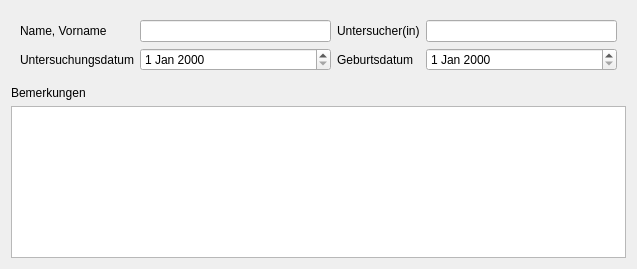
<?xml version="1.0" encoding="UTF-8"?>
<ui version="4.0">
 <class>MetaDataWidget</class>
 <widget class="QWidget" name="MetaDataWidget">
  <property name="geometry">
   <rect>
    <x>0</x>
    <y>0</y>
    <width>637</width>
    <height>269</height>
   </rect>
  </property>
  <property name="windowTitle">
   <string>Form</string>
  </property>
  <layout class="QVBoxLayout" name="verticalLayout">
   <item>
    <widget class="QWidget" name="upperArea" native="true">
     <layout class="QGridLayout" name="gridLayout">
      <item row="2" column="0">
       <widget class="QLabel" name="dateOfTestLabel">
        <property name="text">
         <string>Untersuchungsdatum</string>
        </property>
       </widget>
      </item>
      <item row="1" column="1">
       <widget class="QLineEdit" name="participantLineEdit"/>
      </item>
      <item row="2" column="2">
       <widget class="QLabel" name="dateOfBirthLabel">
        <property name="text">
         <string>Geburtsdatum</string>
        </property>
       </widget>
      </item>
      <item row="1" column="0">
       <widget class="QLabel" name="participantLabel">
        <property name="text">
         <string>Name, Vorname</string>
        </property>
       </widget>
      </item>
      <item row="1" column="3">
       <widget class="QLineEdit" name="instructorLineEdit"/>
      </item>
      <item row="1" column="2">
       <widget class="QLabel" name="instructorLabel">
        <property name="text">
         <string>Untersucher(in)</string>
        </property>
       </widget>
      </item>
      <item row="2" column="1">
       <widget class="QDateEdit" name="dateOfTestDateEdit"/>
      </item>
      <item row="2" column="3">
       <widget class="QDateEdit" name="dateOfBirthDateEdit"/>
      </item>
     </layout>
    </widget>
   </item>
   <item>
    <widget class="QLabel" name="remarksLabel">
     <property name="text">
      <string>Bemerkungen</string>
     </property>
    </widget>
   </item>
   <item>
    <widget class="QPlainTextEdit" name="remarksPlainTextEdit"/>
   </item>
  </layout>
 </widget>
 <resources/>
 <connections/>
</ui>
